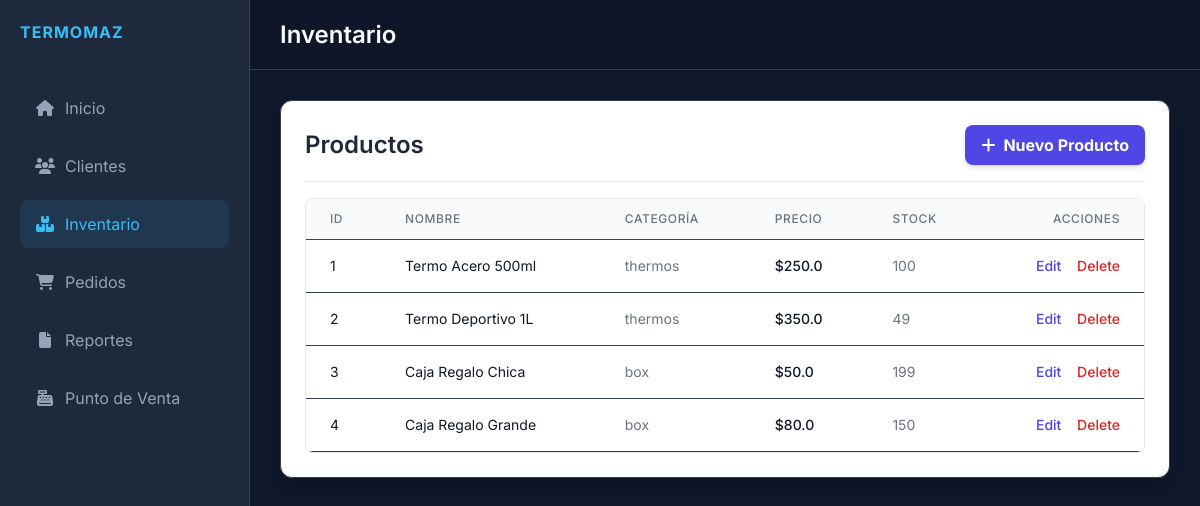
The page /inventory on the database as committed earlier.
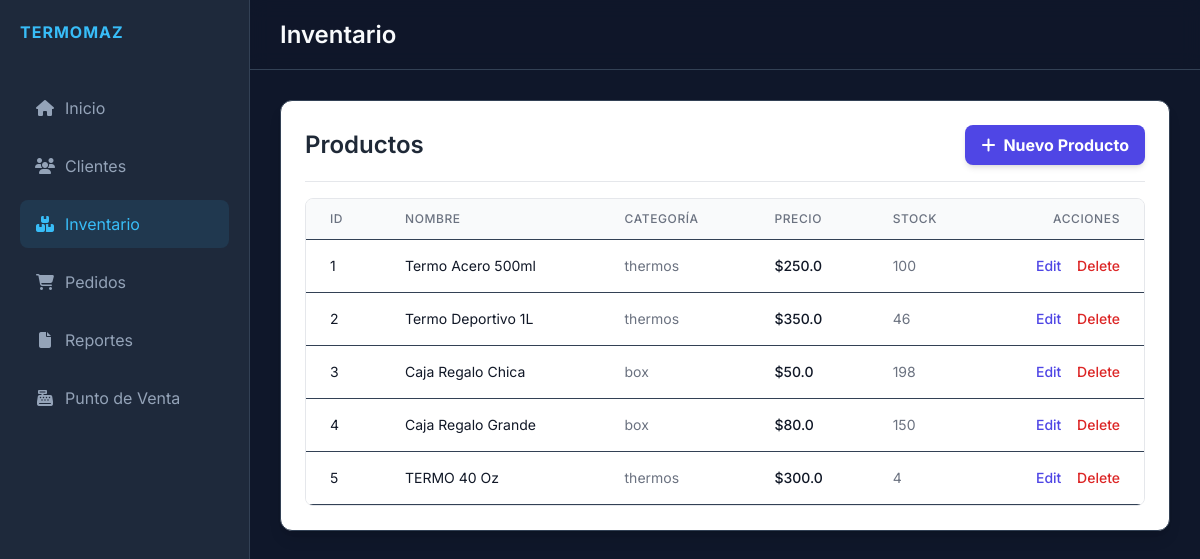
The same page on the database as committed later.
### models.py (models this page shows)
class Product(db.Model):
    id = db.Column(db.Integer, primary_key=True)
    name = db.Column(db.String(100), nullable=False)
    description = db.Column(db.Text)
    price = db.Column(db.Float, nullable=False)
    stock = db.Column(db.Integer, default=0)
    category = db.Column(db.String(50)) # 'thermos', 'box', 'other'
    created_at = db.Column(db.DateTime, default=datetime.utcnow)

### app.py (the view)
@app.route('/inventory')
def inventory():
    all_products = Product.query.all()
    return render_template('inventory.html', products=all_products)

### templates/inventory.html (shortened to what this page needs)
{% extends 'base.html' %}
{% block title %}Inventario{% endblock %}
{% block content %}
<div class="card p-6 bg-white shadow-lg rounded-xl">
    <div class="modal-header flex justify-between items-center border-b pb-4 mb-4">
        <h2 class="text-2xl font-semibold text-gray-800">Productos</h2>
        <button
            class="btn btn-primary bg-indigo-600 hover:bg-indigo-700 text-white font-bold py-2 px-4 rounded-lg flex items-center shadow-md transition duration-150"
            onclick="toggleModal('addProductModal')">
            <i class="fas fa-plus mr-2"></i> Nuevo Producto
        </button>
    </div>
    <div class="overflow-x-auto rounded-lg border border-gray-200">
        <table class="min-w-full divide-y divide-gray-200">
            <thead class="bg-gray-50">
                <tr>
                    <th class="px-6 py-3 text-left text-xs font-medium text-gray-500 uppercase tracking-wider">ID</th>
                    <th class="px-6 py-3 text-left text-xs font-medium text-gray-500 uppercase tracking-wider">Nombre
                    </th>
                    <th class="px-6 py-3 text-left text-xs font-medium text-gray-500 uppercase tracking-wider">Categoría
                    </th>
                    <th class="px-6 py-3 text-left text-xs font-medium text-gray-500 uppercase tracking-wider">Precio
                    </th>
                    <th class="px-6 py-3 text-left text-xs font-medium text-gray-500 uppercase tracking-wider">Stock
                    </th>
                    <th class="px-6 py-3 text-right text-xs font-medium text-gray-500 uppercase tracking-wider">Acciones
                    </th>
                </tr>
            </thead>
            <tbody class="bg-white divide-y divide-gray-200">
                {% for product in products %}
                <tr>
                    <td class="px-6 py-4 whitespace-nowrap text-sm text-gray-900">{{ product.id }}</td>
                    <td class="px-6 py-4 whitespace-nowrap text-sm text-gray-900">{{ product.name }}</td>
                    <td class="px-6 py-4 whitespace-nowrap text-sm text-gray-500">{{ product.category }}</td>
                    <td class="px-6 py-4 whitespace-nowrap text-sm text-gray-900 font-medium">${{ product.price }}</td>
                    <td class="px-6 py-4 whitespace-nowrap text-sm text-gray-500">{{ product.stock }}</td>
                    <td class="px-6 py-4 whitespace-nowrap text-right text-sm font-medium">
                        <button
                            onclick="openEditModal('{{ product.id }}', '{{ product.name }}', '{{ product.category }}', '{{ product.price }}', '{{ product.stock }}', '{{ product.description }}')"
                            class="text-indigo-600 hover:text-indigo-900 mr-3 transition duration-150 ease-in-out">Edit</button>
                        <a href="{{ url_for('delete_product', id=product.id) }}"
                            class="text-red-600 hover:text-red-900 transition duration-150 ease-in-out"
                            onclick="return confirm('Are you sure?')">Delete</a>
                    </td>
                </tr>
                {% endfor %}
            </tbody>
        </table>
    </div>
</div>
{% endblock %}

Rows that differ between the two databases and show on the page:
changed Product "Termo Deportivo 1L": stock "49" → "46"
changed Product "Caja Regalo Chica": stock "199" → "198"
added Product: id "5", name "TERMO 40 Oz", category "thermos", price "300.0", stock "4"
